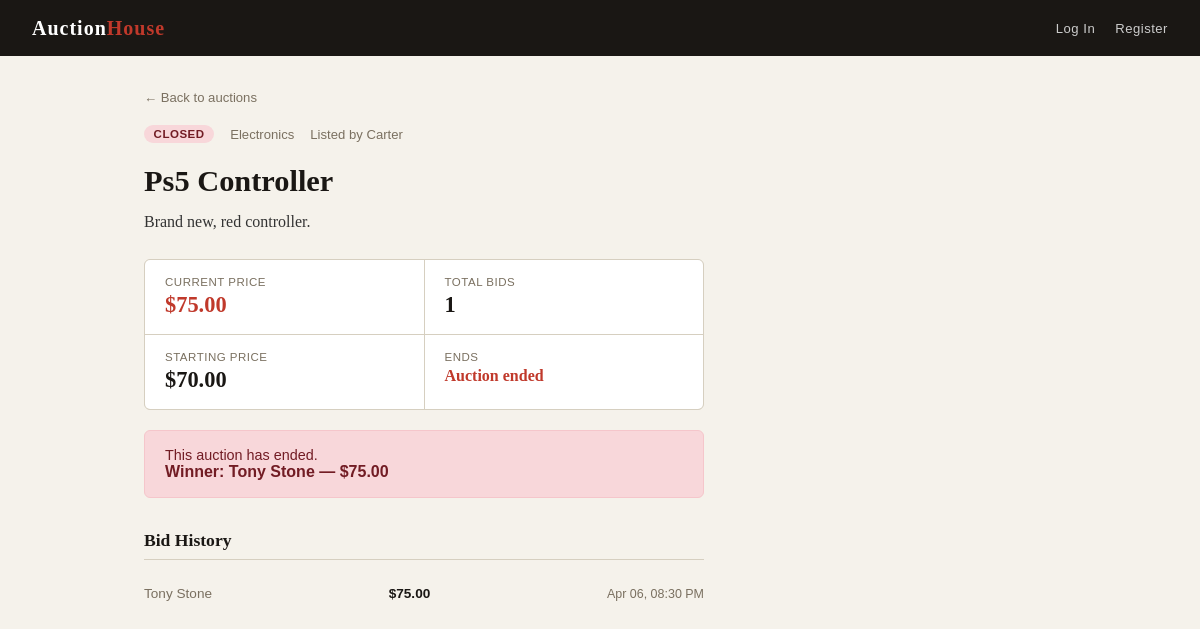
Page /item/1 on the committed database.
### models.py (models this page shows, shortened)
class Item(db.Model):
    __tablename__ = 'item'
    id = db.Column(db.Integer, primary_key=True)
    seller_id = db.Column(db.Integer, db.ForeignKey('user.id'), nullable=False)
    category_id = db.Column(db.Integer, db.ForeignKey('category.id'), nullable=False)
    title = db.Column(db.String(120), nullable=False)
    description = db.Column(db.Text, nullable=False)
    starting_price = db.Column(db.Float, nullable=False)
    end_time = db.Column(db.DateTime, nullable=False)
    status = db.Column(db.String(10), default='open')  # 'open' or 'closed'
    bids = db.relationship('Bid', backref='item', lazy=True)
    def current_price(self):
        if self.bids:
            return max(b.amount for b in self.bids)
        return self.starting_price
    def bid_count(self):
        return len(self.bids)
    def is_open(self):
        return self.status == 'open' and datetime.utcnow() < self.end_time

class Category(db.Model):
    __tablename__ = 'category'
    id = db.Column(db.Integer, primary_key=True)
    name = db.Column(db.String(50), unique=True, nullable=False)
    items = db.relationship('Item', backref='category', lazy=True)

class User(UserMixin, db.Model):
    __tablename__ = 'user'
    id = db.Column(db.Integer, primary_key=True)
    username = db.Column(db.String(80), unique=True, nullable=False)
    email = db.Column(db.String(120), unique=True, nullable=False)
    password_hash = db.Column(db.String(128), nullable=False)
    created_at = db.Column(db.DateTime, default=datetime.utcnow)
    items = db.relationship('Item', backref='seller', lazy=True, foreign_keys='Item.seller_id')
    bids = db.relationship('Bid', backref='bidder', lazy=True)

class Bid(db.Model):
    __tablename__ = 'bid'
    id = db.Column(db.Integer, primary_key=True)
    item_id = db.Column(db.Integer, db.ForeignKey('item.id'), nullable=False)
    bidder_id = db.Column(db.Integer, db.ForeignKey('user.id'), nullable=False)
    amount = db.Column(db.Float, nullable=False)
    placed_at = db.Column(db.DateTime, default=datetime.utcnow)

### app.py (the view, shortened to what this page needs)
@app.route('/item/<int:item_id>', methods=['GET', 'POST'])
def item_detail(item_id):
    item = Item.query.get_or_404(item_id)
    form = BidForm()
    bids = Bid.query.filter_by(item_id=item_id).order_by(Bid.placed_at.desc()).all()
    return render_template('item.html', item=item, form=form, bids=bids)

### app.py (called while the page is built)
@app.template_filter('localtime')
def localtime_filter(dt):
    return dt - timedelta(hours=4)

def seed_data():
    if Category.query.count() == 0:
        categories = ['Electronics', 'Clothing', 'Collectibles', 'Books', 'Sports', 'Other']
        for name in categories:
            db.session.add(Category(name=name))
        db.session.commit()

@app.before_request
def create_tables():
    db.create_all()
    seed_data()

### templates/item.html (shortened to what this page needs)
{% extends 'base.html' %}
{% block content %}
<a href="{{ url_for('index') }}" class="back">← Back to auctions</a>
<div class="item-layout">
  <div class="item-main">
    <div class="item-meta">
      <span class="badge badge-{{ item.status }}">{{ item.status }}</span>
      <span>{{ item.category.name }}</span>
      <span>Listed by {{ item.seller.username }}</span>
    </div>
    <h1>{{ item.title }}</h1>
    <p class="item-desc">{{ item.description }}</p>
    <div class="bid-stats">
      <div class="stat">
        <div class="label">Current Price</div>
        <div class="value price">${{ '%.2f'|format(item.current_price()) }}</div>
      </div>
      <div class="stat">
        <div class="label">Total Bids</div>
        <div class="value">{{ item.bid_count() }}</div>
      </div>
      <div class="stat">
        <div class="label">Starting Price</div>
        <div class="value">${{ '%.2f'|format(item.starting_price) }}</div>
      </div>
      <div class="stat">
        <div class="label">Ends</div>
        <div class="value" style="font-size:1rem;" data-endtime="{{ (item.end_time|localtime).strftime('%Y-%m-%dT%H:%M:%S') }}">{{ (item.end_time|localtime).strftime('%b %d, %Y %I:%M %p') }}</div>
      </div>
    </div>
    {% if not item.is_open() %}
      <div class="closed-banner">
        This auction has ended.
        {% if bids %}
          <div class="winner">Winner: {{ bids[0].bidder.username }} — ${{ '%.2f'|format(bids[0].amount) }}</div>
        {% else %}
          No bids were placed.
        {% endif %}
      </div>
    {% endif %}
    {% if bids %}
    <div class="bid-history">
      <h3>Bid History</h3>
      {% for bid in bids %}
        <div class="bid-row">
          <span class="bidder">{{ bid.bidder.username }}</span>
          <span class="amount">${{ '%.2f'|format(bid.amount) }}</span>
          <span class="time">{{ bid.placed_at.strftime('%b %d, %I:%M %p') }}</span>
        </div>
      {% endfor %}
    </div>
    {% endif %}
  </div>
</div>
{% endblock %}

### templates/base.html (shortened to what this page needs)
<!DOCTYPE html>
<html lang="en">
<head>
</head>
<body>
  <nav>
    <a href="{{ url_for('index') }}" class="brand">Auction<span>House</span></a>
    <div class="nav-links">
      {% if current_user.is_authenticated %}
        <span class="nav-user">Hello, <span>{{ current_user.username }}</span></span>
        <a href="{{ url_for('create_item') }}" class="nav-link">+ List an Item</a>
        <a href="{{ url_for('logout') }}" class="nav-link">Log Out</a>
      {% else %}
        <a href="{{ url_for('login') }}" class="nav-link">Log In</a>
        <a href="{{ url_for('register') }}" class="nav-link">Register</a>
      {% endif %}
    </div>
  </nav>
  <div class="container">
    {% block content %}{% endblock %}
  </div>
</body>
</html>

### templates/base.html (style rules this page uses)
*, *::before, *::after { box-sizing: border-box; margin: 0; padding: 0; }
:root { --bg: #f5f2eb; --surface: #ffffff; --border: #d6cfc0; --text: #1a1714; --text-muted: #7a7060; --accent: #c0392b; --accent-dark: #962d22; --success: #27ae60; --radius: 6px; --font: 'Georgia', serif; --font-ui: 'Verdana', sans-serif; }
body { background: var(--bg); color: var(--text); font-family: var(--font); min-height: 100vh; }
nav { background: var(--text); padding: 0 2rem; display: flex; align-items: center; justify-content: space-between; height: 56px; }
nav .brand { color: #fff; font-size: 1.25rem; font-weight: bold; text-decoration: none; letter-spacing: 1px; }
nav .brand span { color: var(--accent); }
nav .nav-links { display: flex; align-items: center; gap: 1.25rem; }
nav a.nav-link { color: #ccc; text-decoration: none; font-family: var(--font-ui); font-size: 0.82rem; letter-spacing: 0.5px; }
.container { max-width: 960px; margin: 0 auto; padding: 2rem 1.5rem; }
.badge { display: inline-block; padding: 0.2rem 0.6rem; border-radius: 999px; font-family: var(--font-ui); font-size: 0.72rem; font-weight: bold; text-transform: uppercase; letter-spacing: 0.5px; }
.badge-closed { background: #f8d7da; color: #721c24; }

### templates/item.html (style rules this page uses)
.back { font-family: var(--font-ui); font-size: 0.82rem; color: var(--text-muted); text-decoration: none; display: inline-block; margin-bottom: 1.25rem; }
.item-layout { display: grid; grid-template-columns: 1fr 320px; gap: 2rem; align-items: start; }
.item-main h1 { font-size: 1.9rem; line-height: 1.2; margin-bottom: 0.5rem; }
.item-meta { display: flex; gap: 1rem; align-items: center; margin-bottom: 1.25rem; font-family: var(--font-ui); font-size: 0.82rem; color: var(--text-muted); }
.item-desc { line-height: 1.7; color: #333; margin-bottom: 1.5rem; }
.bid-stats { display: grid; grid-template-columns: 1fr 1fr; gap: 1px; background: var(--border); border: 1px solid var(--border); border-radius: var(--radius); overflow: hidden; margin-bottom: 1.25rem; }
.stat { background: var(--surface); padding: 1rem 1.25rem; }
.stat .label { font-family: var(--font-ui); font-size: 0.72rem; text-transform: uppercase; letter-spacing: 0.5px; color: var(--text-muted); margin-bottom: 0.25rem; }
.stat .value { font-size: 1.4rem; font-weight: bold; }
.stat .value.price { color: var(--accent); }
.bid-history h3 { font-size: 1.1rem; margin-bottom: 1rem; margin-top: 2rem; padding-bottom: 0.5rem; border-bottom: 1px solid var(--border); }
.bid-row { display: flex; justify-content: space-between; align-items: center; padding: 0.65rem 0; border-bottom: 1px solid var(--border); font-family: var(--font-ui); font-size: 0.85rem; }
.bid-row:last-child { border-bottom: none; }
.bid-row .bidder { color: var(--text-muted); }
.bid-row .amount { font-weight: bold; color: var(--text); }
.bid-row .time { font-size: 0.78rem; color: var(--text-muted); }
.closed-banner { background: #f8d7da; border: 1px solid #f5c6cb; border-radius: var(--radius); padding: 1rem 1.25rem; margin-bottom: 1.25rem; font-family: var(--font-ui); font-size: 0.9rem; color: #721c24; }
.winner { font-weight: bold; font-size: 1rem; }

### rows in the picture
Item: status "CLOSED", title "Ps5 Controller", description "Brand new, red controller.", starting_price "70.00"
Category: category.name "Electronics"
User: seller.username "Carter"
Bid: current_price "75.00", amount "75.00", bidder.username "Tony Stone", placed_at "Apr 06, 08:30 PM"
User: username "Tony Stone"

### other values in the picture
{{ item.bid_count() }} "1"
